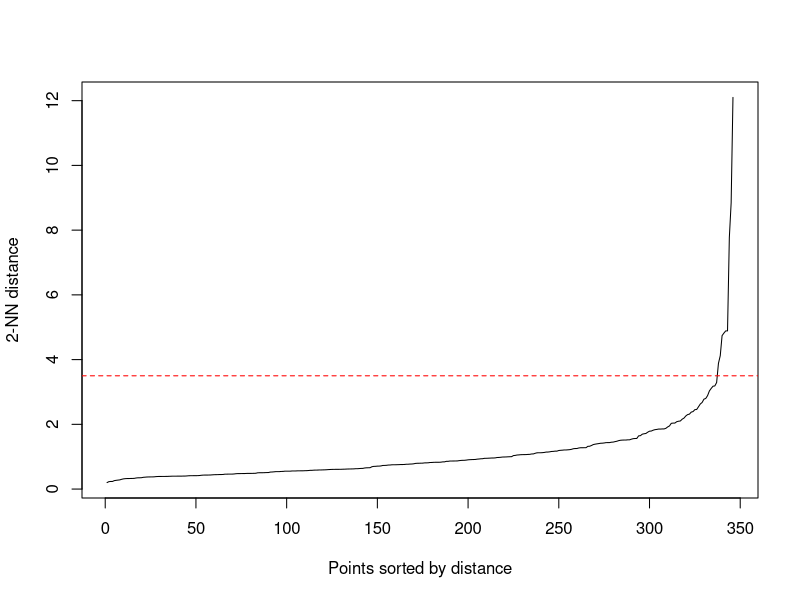
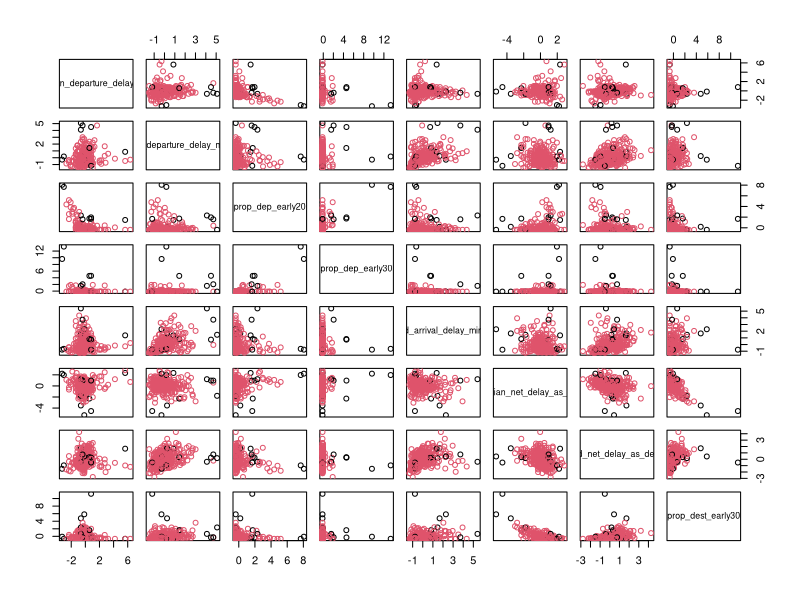
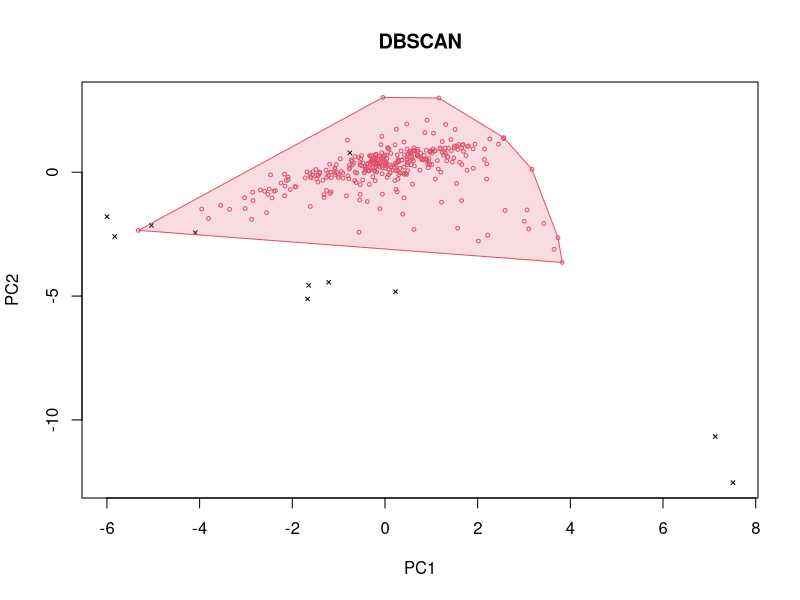
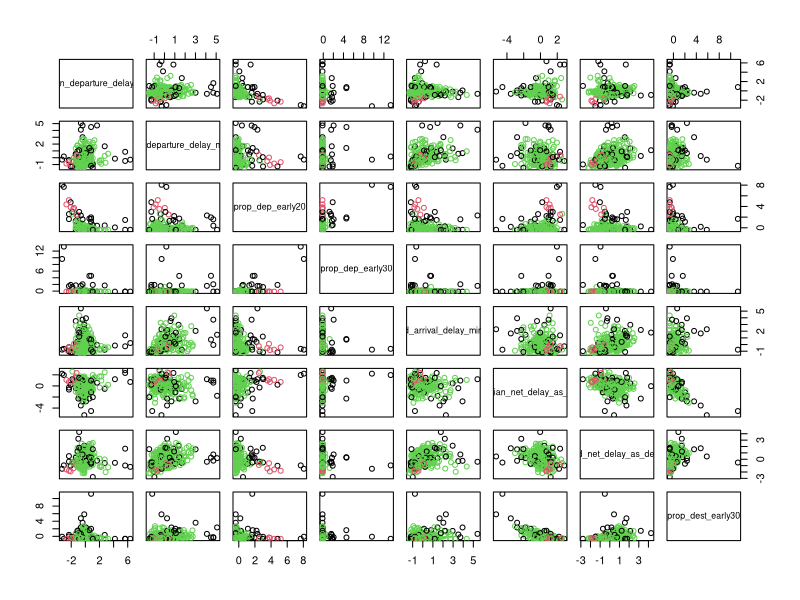
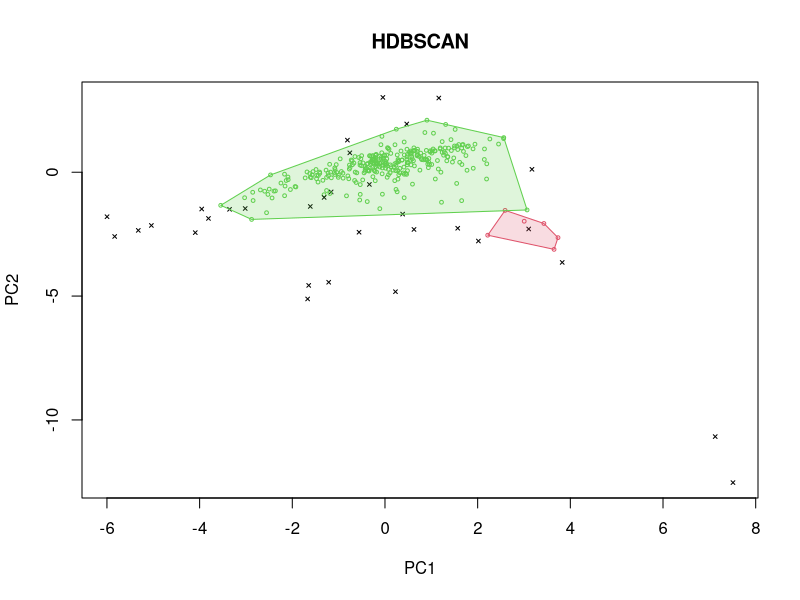

Here is the R script that generated these plots, in order:
library(tidyverse)
library(dbscan)

Scaled_Airports <- read.csv("scaled_airports.csv")
Scaled_Airports <- as.matrix(Scaled_Airports[, c(5,6,7,8,9,10,11,13)])
kNNdistplot(Scaled_Airports, minPts = 3)
abline(h=3.5, col = "red",lty = 2)

db <- dbscan(Scaled_Airports, eps = 3, minPts = 3)
db
pairs(Scaled_Airports, col = db$cluster + 1L)
hullplot(Scaled_Airports, db, main = "DBSCAN")

hdb <- hdbscan(Scaled_Airports, minPts = 3)
hdb
pairs(Scaled_Airports, col = hdb$cluster + 1L)
hullplot(Scaled_Airports, hdb, main = "HDBSCAN")

combs = map(
  .x = seq_len(length.out = 8),
  .f = \(elts) combn(x = seq_len(length.out = 8), m = elts) |>
    as_tibble() # list-like structure for input into purrr::map()
)

hdb = map(
  .x = combs,
  .f = \(frame) map(
    .x = frame,
    .f = \(col) hdbscan(x = as.matrix(Scaled_Airports[, col]), minPts = 3)
  )
)

db = map(
  .x = combs,
  .f = \(frame) map(
    .x = frame,
    .f = function(col) {
      airports = Scaled_Airports[, col] |>
        as.matrix()
      m = length(col) # number of variables
      dbscan(
        x = as.matrix(Scaled_Airports[, col]),
        eps = 1.5,
        minPts = floor(m / 2) + 10
      )
    }
  )
)
